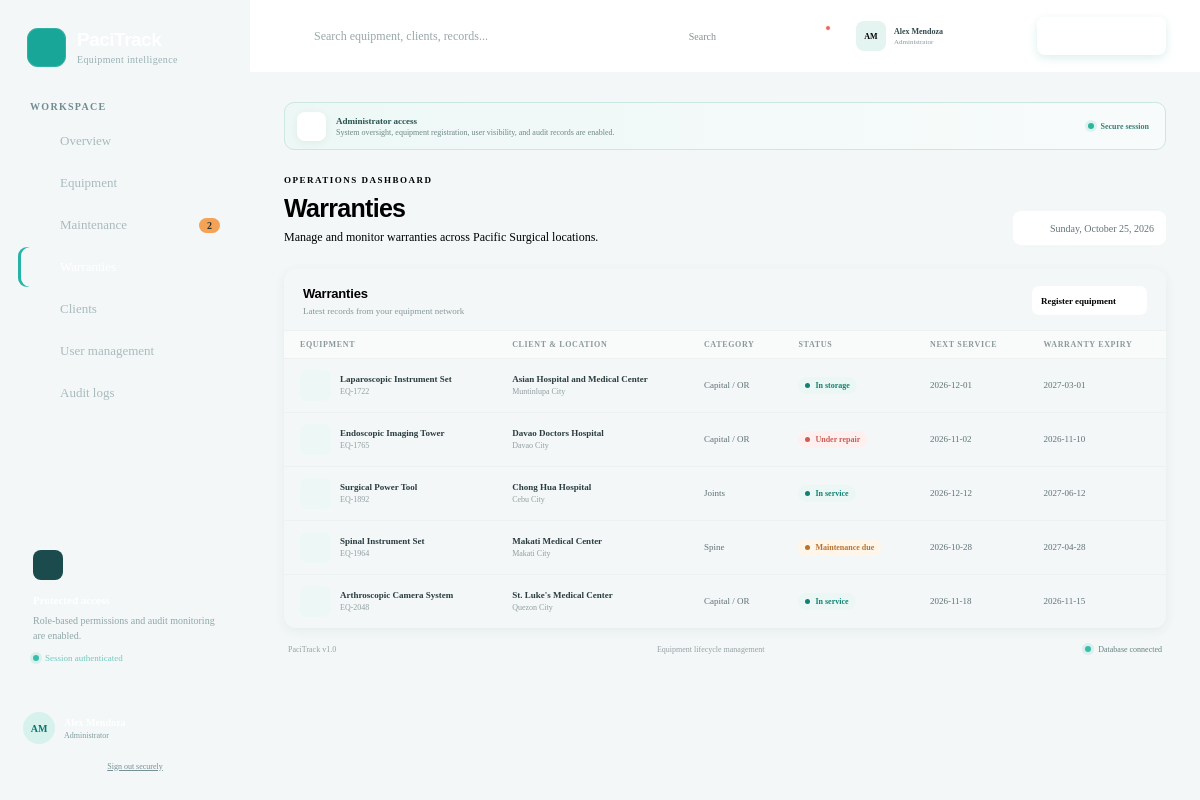
The page /pacitrack_php/index.php?page=Warranties (signed in) on the database its author committed.
### tables this page shows
CREATE TABLE IF NOT EXISTS equipment (
  id INT UNSIGNED AUTO_INCREMENT PRIMARY KEY,
  equipment_id VARCHAR(40) NOT NULL UNIQUE,
  name VARCHAR(180) NOT NULL,
  client VARCHAR(180) NOT NULL,
  location VARCHAR(140) NOT NULL,
  status ENUM('In service','Maintenance due','Under repair','In storage','Retired') NOT NULL DEFAULT 'In service',
  due_date DATE NOT NULL,
  warranty_expiry DATE NULL,
  equipment_type VARCHAR(100) NOT NULL DEFAULT 'General',
  created_at TIMESTAMP NOT NULL DEFAULT CURRENT_TIMESTAMP,
  updated_at TIMESTAMP NOT NULL DEFAULT CURRENT_TIMESTAMP ON UPDATE CURRENT_TIMESTAMP
);

### pacitrack_php/index.php (the view, shortened to what this page needs)
<?php
$dbHost = '127.0.0.1;port=3307';
$dbName = 'pacitrack';
$dbUser = 'root';
$dbPass = '';
function h(mixed $value): string {
    return htmlspecialchars((string)$value, ENT_QUOTES, 'UTF-8');
}
function icon(string $name, int $size = 18): string {
    $paths = [
        'grid'=>'<rect x="3" y="3" width="7" height="7" rx="2"/><rect x="14" y="3" width="7" height="7" rx="2"/><rect x="3" y="14" width="7" height="7" rx="2"/><rect x="14" y="14" width="7" height="7" rx="2"/>',
        'box'=>'<path d="m21 8-9 5-9-5"/><path d="M3.3 7 12 2l8.7 5v10L12 22l-8.7-5Z"/><path d="M12 13v9"/>',
        'tool'=>'<path d="M14.7 6.3a4 4 0 0 0-5-5L12 3.6 8.4 7.2 6.1 4.9a4 4 0 0 0 5 5l-6.8 6.8a2.1 2.1 0 0 0 3 3l6.8-6.8a4 4 0 0 0 5-5l-2.3 2.3-3.6-3.6Z"/>',
        'shield'=>'<path d="M12 22s8-4 8-10V5l-8-3-8 3v7c0 6 8 10 8 10"/><path d="m9 12 2 2 4-4"/>',
        'building'=>'<path d="M3 21h18M6 21V5l6-3 6 3v16"/><path d="M9 9h1m4 0h1M9 13h1m4 0h1M9 17h1m4 0h1"/>',
        'users'=>'<path d="M16 21v-2a4 4 0 0 0-4-4H6a4 4 0 0 0-4 4v2"/><circle cx="9" cy="7" r="4"/><path d="M22 21v-2a4 4 0 0 0-3-3.9M16 3.1a4 4 0 0 1 0 7.8"/>',
        'history'=>'<path d="M3 12a9 9 0 1 0 3-6.7L3 8"/><path d="M3 3v5h5M12 7v5l3 2"/>',
        'search'=>'<circle cx="11" cy="11" r="7"/><path d="m20 20-4-4"/>',
        'bell'=>'<path d="M18 8a6 6 0 0 0-12 0c0 7-3 7-3 9h18c0-2-3-2-3-9"/><path d="M10 21h4"/>',
        'plus'=>'<path d="M12 5v14M5 12h14"/>','arrow'=>'<path d="m9 18 6-6-6-6"/>',
        'check'=>'<path d="m5 12 4 4L19 6"/>',
        'alert'=>'<path d="M10.3 2.9 1.8 17a2 2 0 0 0 1.7 3h17a2 2 0 0 0 1.7-3L13.7 2.9a2 2 0 0 0-3.4 0Z"/><path d="M12 9v4m0 4h.01"/>',
        'clock'=>'<circle cx="12" cy="12" r="9"/><path d="M12 7v5l3 2"/>','lock'=>'<rect x="4" y="10" width="16" height="11" rx="2"/><path d="M8 10V7a4 4 0 0 1 8 0v3"/>',
        'menu'=>'<path d="M4 7h16M4 12h16M4 17h16"/>','close'=>'<path d="m6 6 12 12M18 6 6 18"/>'
    ];
    return '<svg width="'.$size.'" height="'.$size.'" viewBox="0 0 24 24" fill="none" stroke="currentColor" stroke-width="1.8" stroke-linecap="round" stroke-linejoin="round" aria-hidden="true">'.($paths[$name] ?? $paths['box']).'</svg>';
}
try {
    $pdo = new PDO("mysql:host=$dbHost;dbname=$dbName;charset=utf8mb4", $dbUser, $dbPass, [
        PDO::ATTR_ERRMODE => PDO::ERRMODE_EXCEPTION,
        PDO::ATTR_DEFAULT_FETCH_MODE => PDO::FETCH_ASSOC,
    ]);
} catch (PDOException $e) {
    http_response_code(500);
    exit('<h2>PaciTrack database connection failed</h2><p>Import <code>database.sql</code> in phpMyAdmin and check the database settings at the top of <code>index.php</code>.</p>');
}
$navItems = [
    'Overview'=>['grid','overview'], 'Equipment'=>['box','equipment'],
    'Maintenance'=>['tool','maintenance'], 'Warranties'=>['shield','warranties'],
    'Clients'=>['building','clients'], 'User management'=>['users','users'],
    'Audit logs'=>['history','audit'],
];
?>
<?php
$role = $_SESSION['role'] ?? 'Operations User';
$isAdmin = $role === 'Administrator';
$active = (string)($_GET['page'] ?? 'Overview');
$q = trim((string)($_GET['q'] ?? ''));
$sql = 'SELECT * FROM equipment';
$params = [];
$sql .= ' ORDER BY created_at DESC, id DESC';
$stmt = $pdo->prepare($sql); $stmt->execute($params); $equipment = $stmt->fetchAll();
$activeMaintenance = (int)$pdo->query("SELECT COUNT(*) FROM equipment WHERE status IN ('Maintenance due','Under repair')")->fetchColumn();
$name = $_SESSION['name'] ?? 'User';
$initials = implode('', array_map(fn($part)=>strtoupper(substr($part,0,1)), array_slice(explode(' ', $name),0,2)));
$today = date('l, F j, Y');
?>
<!doctype html>
<html lang="en">
<head><meta charset="utf-8"><meta name="viewport" content="width=device-width, initial-scale=1"><title><?=h($active)?> | PaciTrack</title><link rel="stylesheet" href="style.css"></head>
<body>
<div class="app-shell">
<aside class="sidebar" id="sidebar">
  <div class="brand"><div class="brand-mark"><?=icon('shield',23)?></div><div><strong>PaciTrack</strong><span>Equipment intelligence</span></div></div>
  <nav><p class="nav-label">Workspace</p>
  <?php foreach ($navItems as $label=>$meta): if (!$isAdmin && in_array($label,['User management','Audit logs'],true)) continue; ?>
    <a class="nav-item <?= $active===$label?'active':'' ?>" href="index.php?page=<?=urlencode($label)?>"><?=icon($meta[0])?><span><?=h($label)?></span><?php if($label==='Maintenance' && $activeMaintenance):?><b><?=number_format($activeMaintenance)?></b><?php endif;?></a>
  <?php endforeach; ?></nav>
  <div class="security-card"><div class="security-icon"><?=icon('lock')?></div><strong>Protected access</strong><p>Role-based permissions and audit monitoring are enabled.</p><span><i></i> Session authenticated</span></div>
  <div class="user-card"><div class="avatar"><?=h($initials)?></div><div><strong><?=h($name)?></strong><span><?=h($role)?></span></div></div>
  <a class="sign-out" href="index.php?logout=1"><?=icon('lock',14)?> Sign out securely</a>
</aside>
<main>
<header class="topbar">
  <form class="search" method="get" action="index.php"><input type="hidden" name="page" value="<?=h($active)?>"><?=icon('search')?><input name="q" value="<?=h($q)?>" placeholder="Search equipment, clients, records..." aria-label="Search records"><button type="submit" class="search-submit">Search</button></form>
  <button class="icon-button" type="button" aria-label="Notifications"><?=icon('bell')?><i></i></button>
  <div class="profile-menu"><div class="profile-trigger"><span><?=h($initials)?></span><div><strong><?=h($name)?></strong><small><?=h($role)?></small></div></div></div>
  <?php if ($isAdmin): ?><button class="primary-button" onclick="openModal()"><?=icon('plus')?><span>Add equipment</span></button><?php endif; ?>
</header>
<div class="content">
<div class="access-banner"><div><?=icon($isAdmin?'shield':'lock')?></div><p><strong><?=h($role)?> access</strong><span><?= $isAdmin?'System oversight, equipment registration, user visibility, and audit records are enabled.':'Equipment and service workflows enabled. Administrative records are restricted.' ?></span></p><span class="session-status"><i></i> Secure session</span></div>
<section class="welcome"><div><p class="eyebrow">Operations dashboard</p><h1><?= $active==='Overview'?'Good day, '.h($name):h($active) ?></h1><p><?= $active==='Overview'?'Here is what is happening across your equipment network today.':'Manage and monitor '.h(strtolower($active)).' across Pacific Surgical locations.' ?></p></div><div class="date-chip"><?=icon('clock')?> <?=h($today)?></div></section>
<?php if(in_array($active,['Overview','Equipment','Maintenance','Warranties','Clients'],true)): ?>
<section class="panel table-panel"><div class="panel-head"><div><h2><?= $active==='Overview'?'Recently updated equipment':h($active) ?></h2><p><?= $q!==''?'Search results for “'.h($q).'”':'Latest records from your equipment network' ?></p></div><?php if($isAdmin): ?><button class="text-button" onclick="openModal()">Register equipment <?=icon('arrow',15)?></button><?php endif; ?></div>
<div class="table-scroll"><table><thead><tr><th>Equipment</th><th>Client & location</th><th>Category</th><th>Status</th><th>Next service</th><th>Warranty expiry</th></tr></thead><tbody>
<?php
$rowsToShow = $equipment;
if($active==='Warranties') $rowsToShow = array_values(array_filter($equipment,fn($x)=>!empty($x['warranty_expiry'])));
if($active==='Clients'): foreach($clientRows as $c): ?>
<tr><td><div class="equipment-cell"><span><?=icon('building')?></span><div><strong><?=h($c['client'])?></strong><small><?=number_format((int)$c['assets'])?> registered asset(s)</small></div></div></td><td><?=h($c['client'])?><small><?=h($c['location'])?></small></td><td>Client account</td><td><span class="status"><i></i>Active</span></td><td>—</td><td>—</td></tr>
<?php endforeach; else: foreach($rowsToShow as $item): ?>
<tr><td><div class="equipment-cell"><span><?=icon('box')?></span><div><strong><?=h($item['name'])?></strong><small><?=h($item['equipment_id'])?></small></div></div></td><td><strong><?=h($item['client'])?></strong><small><?=h($item['location'])?></small></td><td><?=h($item['equipment_type'])?></td><td><span class="status <?=h(strtolower(str_replace(' ','-',$item['status'])))?>"><i></i><?=h($item['status'])?></span></td><td><?=h($item['due_date'])?></td><td><?=h($item['warranty_expiry'] ?: '—')?></td></tr>
<?php endforeach; endif; ?>
</tbody></table><?php if(!$rowsToShow && $active!=='Clients'): ?><div class="empty-state">No equipment records match this view.</div><?php endif; ?></div></section>
<?php endif; ?>
<footer><span>PaciTrack v1.0</span><span>Equipment lifecycle management</span><span><i></i> Database connected</span></footer>
</div>
</main>
</div>
</body></html>

### rows shown on the page
equipment: name "Laparoscopic Instrument Set", equipment "EQ-1722", client "Asian Hospital and Medical Center", location "Muntinlupa City", equipment_type "Capital / OR", status "In storage", due_date "2026-12-01", warranty_expiry "2027-03-01"
equipment: name "Endoscopic Imaging Tower", equipment "EQ-1765", client "Davao Doctors Hospital", location "Davao City", equipment_type "Capital / OR", status "Under repair", due_date "2026-11-02", warranty_expiry "2026-11-10"
equipment: name "Surgical Power Tool", equipment "EQ-1892", client "Chong Hua Hospital", location "Cebu City", equipment_type "Joints", status "In service", due_date "2026-12-12", warranty_expiry "2027-06-12"
equipment: name "Spinal Instrument Set", equipment "EQ-1964", client "Makati Medical Center", location "Makati City", equipment_type "Spine", status "Maintenance due", due_date "2026-10-28", warranty_expiry "2027-04-28"
equipment: name "Arthroscopic Camera System", equipment "EQ-2048", client "St. Luke's Medical Center", location "Quezon City", equipment_type "Capital / OR", status "In service", due_date "2026-11-18", warranty_expiry "2026-11-15"

### other values the page prints
$label "Overview"
$label "Equipment"
$label "Maintenance"
$activeMaintenance "2"
$label "Clients"
$label "User management"
$label "Audit logs"
$initials "AM"
$role "Administrator"
$name "Alex Mendoza"
$active "Warranties"
$active "warranties"
